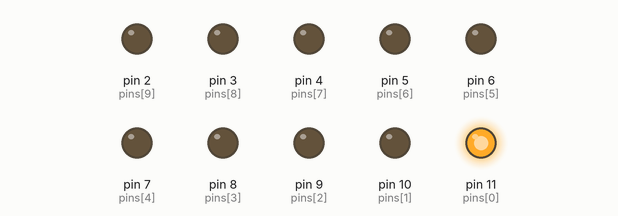
Simulated run of this sketch. Board: Arduino Uno, built with avr-gcc and run on an emulated ATmega328P. Parts: output pins drawn as LEDs (lit = HIGH).

Above: at 0.1 s.
At 4.7 s:
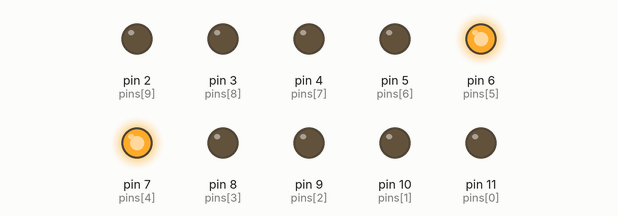
At 10.0 s:
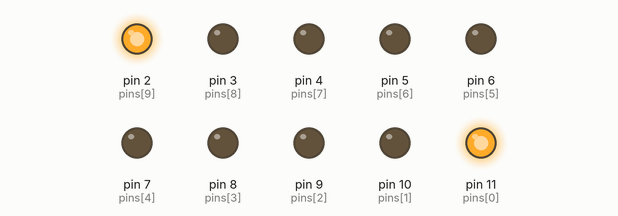
At 19.8 s:
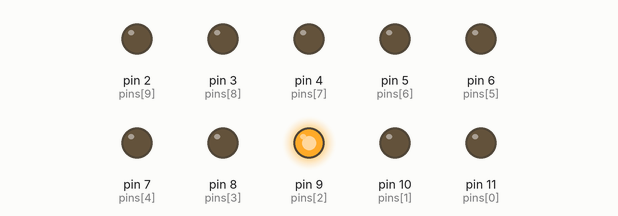
At 29.2 s:
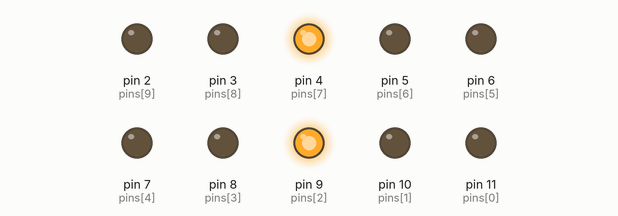
At 39.5 s:
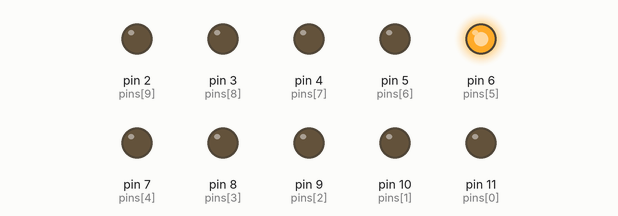
Timing chart, 0 to 40.0 s (numbered marks = the images above):
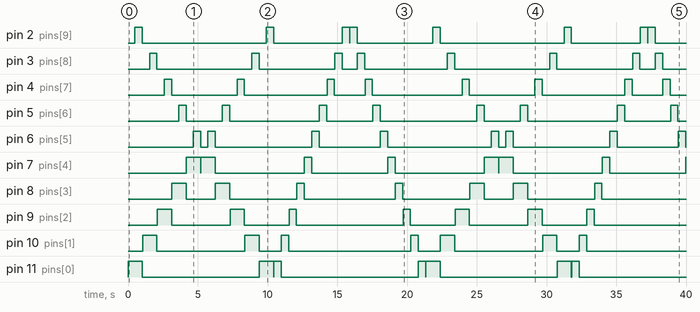

The sketch:

10_led_pov_test1.pde
```cpp
//============================================================
// Arduino POV Display
//
// Author: Carlos Asmat
// Last Modified: August 17, 2007
//
// Description: this is a quick code for a POV display
//		implemented using the Arduino. It used 6 LEDs
//		connected to the pins.
//		See http://carlitoscontraptions.blogspot.com
//		for more details.
//============================================================

int pins[] = {11,10,9,8,7,6,5,4,3,2};	// an array of pin numbers
int col_len = 10;		// column lenght

// customizable parameters
int timer1 = 30;			// time between columns
int timer2 = 15;		// time between frames
int timer3 = 0;			// time between drawings
int frame_len = 1;		// frame length
int frame_num = 30;		// number of frames
// data corresponding to the image to be displayed
int data_t[] = { 100,200,300,400,500,400,300,200,100,200,300,400,500,400,300,200,100,200,300,400,500,400,300,200,100,200,300,400,500,400 };
int data[] = {
1,0,0,0,0,0,0,0,0,1,
0,1,0,0,0,0,0,0,1,0,
0,0,1,0,0,0,0,1,0,0,
0,0,0,1,0,0,1,0,0,0,
0,0,0,0,1,1,0,0,0,0,
0,0,0,0,1,1,0,0,0,0,
0,0,0,1,0,0,1,0,0,0,
0,0,1,0,0,0,0,1,0,0,
0,1,0,0,0,0,0,0,1,0,
1,0,0,0,0,0,0,0,0,1,
1,0,0,0,0,0,0,0,0,0,
0,1,0,0,0,0,0,0,0,0,
0,0,1,0,0,0,0,0,0,0,
0,0,0,1,0,0,0,0,0,0,
0,0,0,0,1,0,0,0,0,0,
0,0,0,0,0,1,0,0,0,0,
0,0,0,0,0,0,1,0,0,0,
0,0,0,0,0,0,0,1,0,0,
0,0,0,0,0,0,0,0,1,0,
0,0,0,0,0,0,0,0,0,1,
0,0,0,0,0,0,0,0,0,1,
0,0,0,0,0,0,0,0,1,0,
0,0,0,0,0,0,0,1,0,0,
0,0,0,0,0,0,1,0,0,0,
0,0,0,0,0,1,0,0,0,0,
0,0,0,0,1,0,0,0,0,0,
0,0,0,1,0,0,0,0,0,0,
0,0,1,0,0,0,0,0,0,0,
0,1,0,0,0,0,0,0,0,0,
1,0,0,0,0,0,0,0,0,0};

void setup()
{
	int i;
	for (i = 0; i < col_len; i++)
		pinMode(pins[i], OUTPUT);	// set each pin as an output
}

void loop()
{
	int a,b,c;

	// go through all data for all columns in each frame.
	for (a = 0; a < frame_num; a++)
	{
		for (b = 0; b < frame_len; b++)
		{
			for (c = 0; c < col_len; c++)
			{
				if (data[a*frame_len*col_len + b*col_len + c] == 0) {digitalWrite(pins[c], LOW);}
				else {digitalWrite(pins[c], HIGH);delay(500);}
			}
			delay(timer1);
		}
		for (c = 0; c < col_len; c++)
		{digitalWrite(pins[c], LOW);}
		delay(timer2);
	}
	delay(timer3);
}
```

Measured:
- by itself, pin 2 (pins[9]): LOW → HIGH at 0.50 s, → LOW 0.53 s later, → HIGH 8.9 s later, → LOW 0.53 s later, … (16 changes in this stretch)
- by itself, pin 3 (pins[8]): LOW → HIGH at 1.5 s, → LOW 0.53 s later, → HIGH 6.8 s later, → LOW 0.53 s later, … (16 changes in this stretch)
- by itself, pin 4 (pins[7]): LOW → HIGH at 2.6 s, → LOW 0.53 s later, → HIGH 4.7 s later, → LOW 0.53 s later, … (16 changes in this stretch)
- by itself, pin 5 (pins[6]): LOW → HIGH at 3.6 s, → LOW 0.53 s later, → HIGH 2.6 s later, → LOW 0.53 s later, … (16 changes in this stretch)
- by itself, pin 6 (pins[5]): LOW → HIGH at 4.7 s, → LOW 0.53 s later, → HIGH 0.52 s later, → LOW 0.53 s later, … (16 changes in this stretch)
- by itself, pin 8 (pins[3]): LOW → HIGH at 3.1 s, → LOW 1.0 s later, → HIGH 2.1 s later, → LOW 1.0 s later, … (14 changes in this stretch)
- by itself, pin 9 (pins[2]): LOW → HIGH at 2.1 s, → LOW 1.0 s later, → HIGH 4.2 s later, → LOW 1.0 s later, … (14 changes in this stretch)
- by itself, pin 10 (pins[1]): LOW → HIGH at 1.0 s, → LOW 1.0 s later, → HIGH 6.3 s later, → LOW 1.0 s later, … (14 changes in this stretch)
